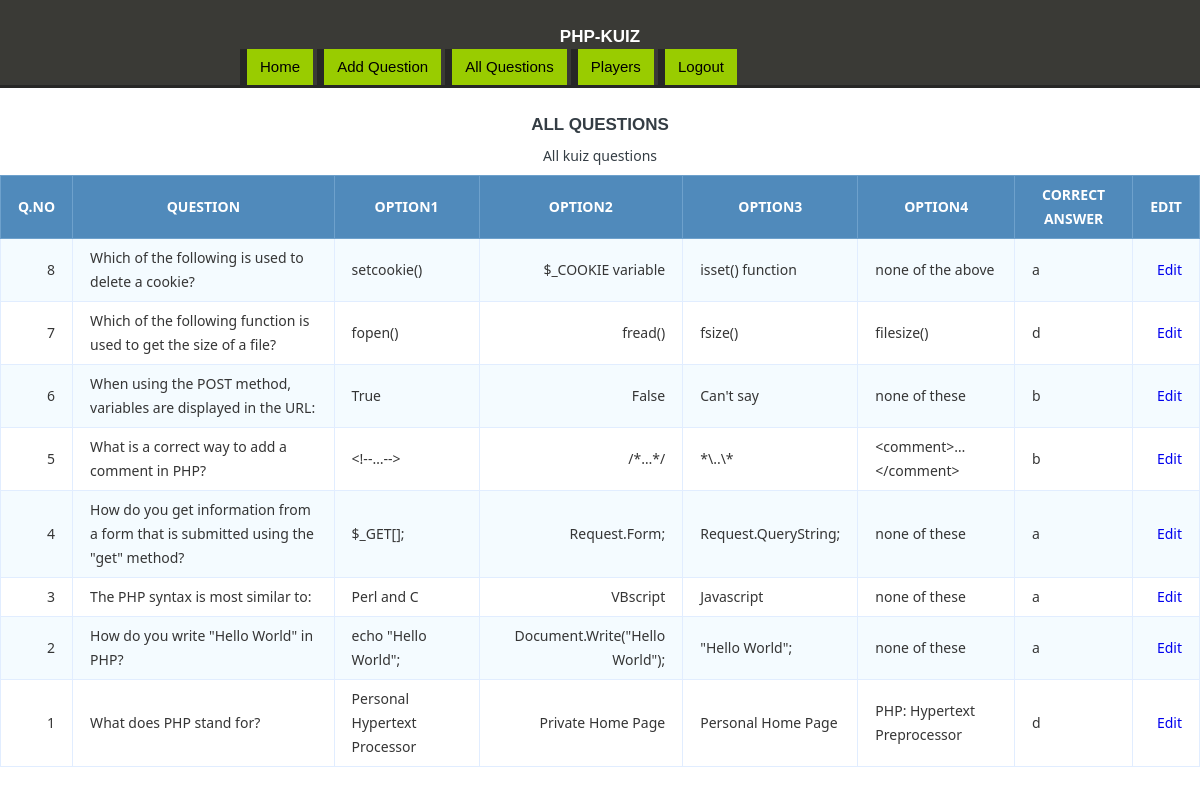
The page /allquestions.php (signed in) on the database as committed earlier.
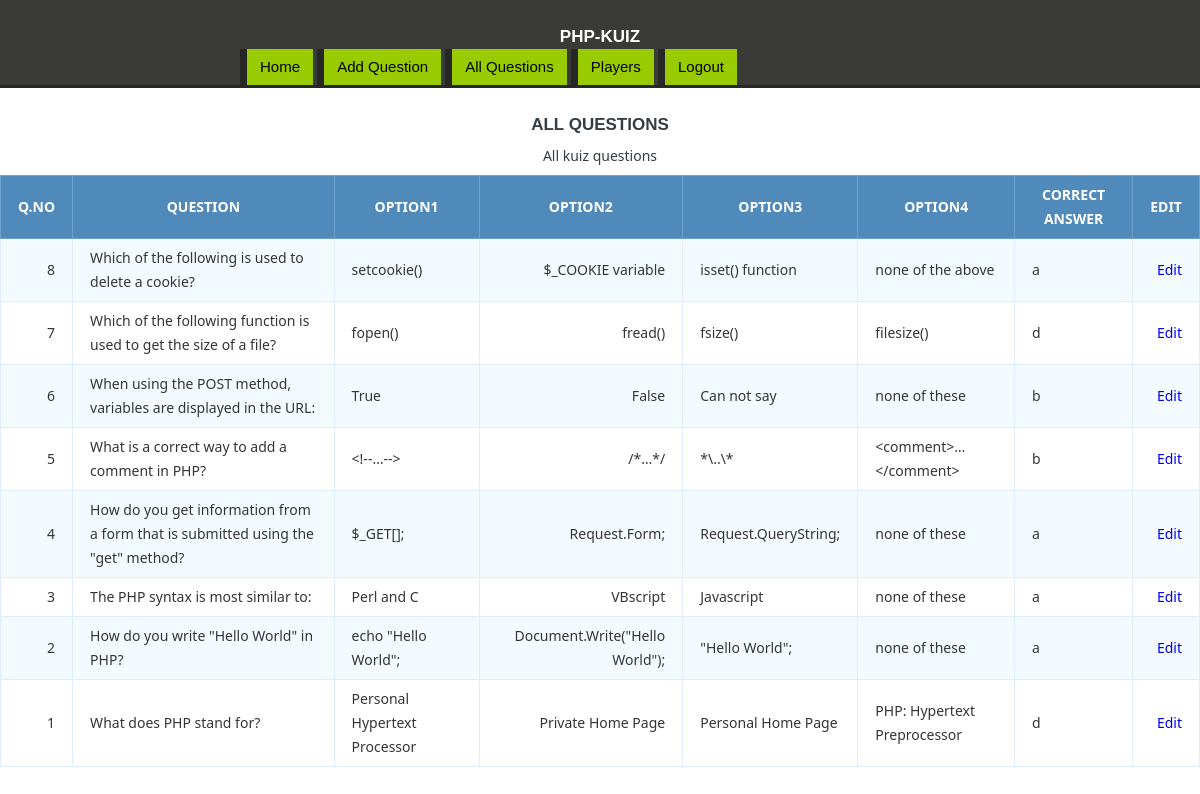
The same page on the database as committed later.
### tables this page shows
CREATE TABLE `questions` (
  `qid` int(11) NOT NULL,
  `qno` int(11) NOT NULL,
  `question` text NOT NULL,
  `ans1` text NOT NULL,
  `ans2` text NOT NULL,
  `ans3` text NOT NULL,
  `ans4` text NOT NULL,
  `correct_answer` varchar(1) NOT NULL
);

### allquestions.php (the view, shortened to what this page needs)
<?php include "connection.php";
if (isset($_SESSION['admin'])) {
?>
<!DOCTYPE html>
<html>
	<head>
		<link rel="stylesheet" type="text/css" href="css/style.css">
		<link rel="stylesheet" type="text/css" href="css/style1.css">
	</head>
	<body>
		<header>
			<div class="container">
				<h1>PHP-Kuiz</h1>
				<a href="index.php" class="start">Home</a>
				<a href="add.php" class="start">Add Question</a>
				<a href="allquestions.php" class="start">All Questions</a>
				<a href="players.php" class="start">Players</a>
				<a href="exit.php" class="start">Logout</a>
			</div>
		</header>
	<h1> All Questions</h1>
	<table class="data-table">
		<caption class="title">All kuiz questions</caption>
		<thead>
			<tr>
				<th>Q.NO</th>
				<th>Question</th>
				<th>Option1</th>
				<th>Option2</th>
				<th>Option3</th>
				<th>Option4</th>
				<th>Correct Answer </th>
				<th>Edit</th>
			</tr>
		</thead>
		<tbody>
        <?php
            $query = "SELECT * FROM questions ORDER BY qno DESC";
            $select_questions = mysqli_query($conn, $query) or die(mysqli_error($conn));
            if (mysqli_num_rows($select_questions) > 0 ) {
            while ($row = mysqli_fetch_array($select_questions)) {
                $qno = $row['qno'];
                $question = $row['question'];
                $option1 = $row['ans1'];
                $option2 = $row['ans2'];
                $option3 = $row['ans3'];
                $option4 = $row['ans4'];
                $Answer = $row['correct_answer'];
                echo "<tr>";
                echo "<td>$qno</td>";
                echo "<td>$question</td>";
                echo "<td>$option1</td>";
                echo "<td>$option2</td>";
                echo "<td>$option3</td>";
                echo "<td>$option4</td>";
                echo "<td>$Answer</td>";
                echo "<td> <a href='editquestion.php?qno=$qno'> Edit </a></td>";
                echo "</tr>";
             }
         }
        ?>
		</tbody>
	</table>
</body>
</html>
<?php }
else {
	header("location: admin.php");
}
?>

### css/style.css (style rules this page uses)
body { font-family: arial; font-size: 15px; line-height: 1.6em; }
a { text-decoration: none; }
.container { width: 60%; margin: 0 auto; overflow: auto; }
header { border-bottom: 3px #272726 solid; background: #3A3A36; color: white; }
a.start { display: inline-block; color: #000000; background: #99CC00; border-left: 7px #272726 solid; padding:6px 13px; }

### css/style1.css (style rules this page uses)
body { font-size: 15px; color: #343d44; font-family: "segoe-ui", "open-sans", tahoma, arial; padding: 0; margin: 0; }
table { margin: auto; font-family: "Lucida Sans Unicode", "Lucida Grande", "Segoe Ui"; font-size: 12px; }
h1 { margin: 25px auto 0; text-align: center; text-transform: uppercase; font-size: 17px; }
table td { transition: all .5s; }
.data-table { border-collapse: collapse; font-size: 14px; min-width: 537px; }
.data-table th, .data-table td { border: 1px solid #e1edff; padding: 7px 17px; }
.data-table caption { margin: 7px; }
.data-table thead th { background-color: #508abb; color: #FFFFFF; border-color: #6ea1cc !important; text-transform: uppercase; }
.data-table tbody td { color: #353535; }
.data-table tbody td:first-child, .data-table tbody td:nth-child(4), .data-table tbody td:last-child { text-align: right; }
.data-table tbody tr:nth-child(odd) td { background-color: #f4fbff; }

Rows that differ between the two databases and show on the page:
changed questions "When using the POST method, variables are displayed in the URL:": ans3 "Can't say" → "Can not say"
